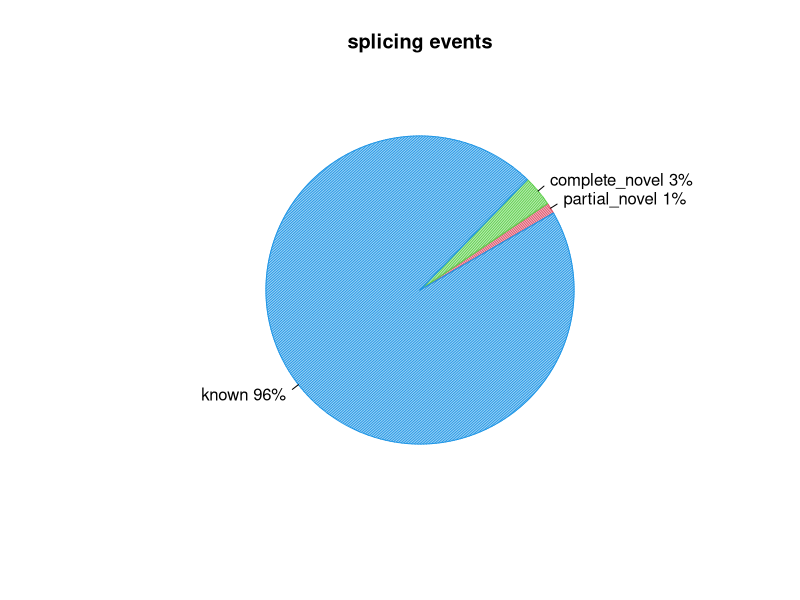
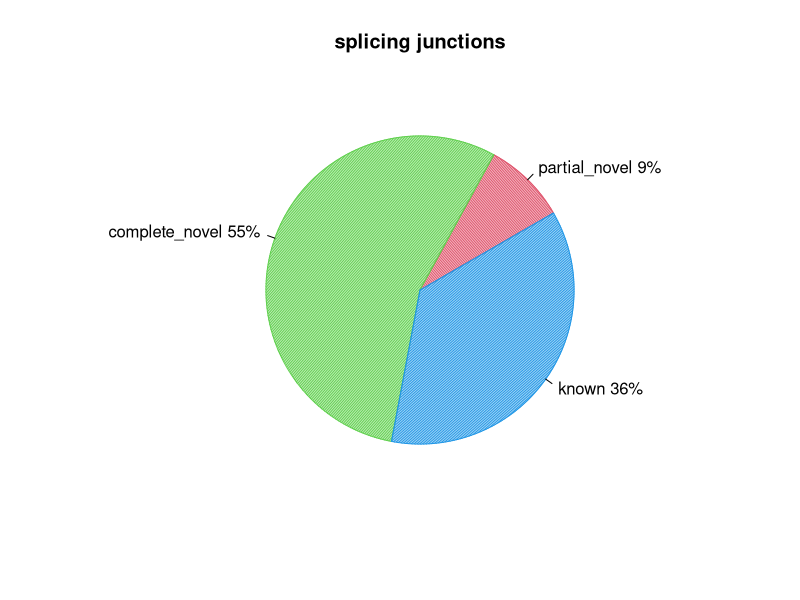

Write the R code that produced these figures, in order.
pdf("CF91104.splice_events.pdf")
events=c(1.1476494364811383,3.2374889469507893,95.5242622622289)
pie(events,col=c(2,3,4),init.angle=30,angle=c(60,120,150),density=c(70,70,70),main="splicing events",labels=c("partial_novel 1%","complete_novel 3%","known 96%"))
dev.off()
pdf("CF91104.splice_junction.pdf")
junction=c(8.711475060706597,54.990468594383884,36.29805634490952)
pie(junction,col=c(2,3,4),init.angle=30,angle=c(60,120,150),density=c(70,70,70),main="splicing junctions",labels=c("partial_novel 9%","complete_novel 55%","known 36%"))
dev.off()
